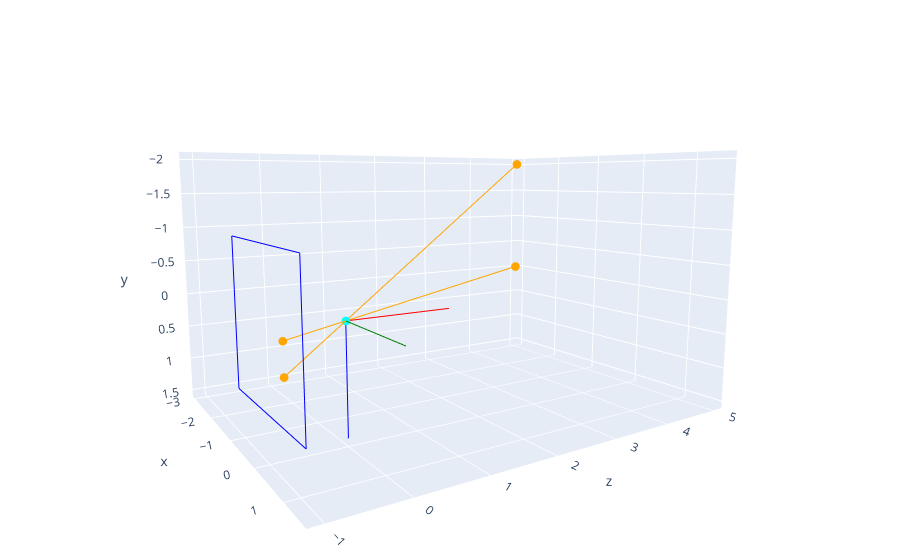

Notebook code cell kept with this figure:
### Code cell
feet = gtsam.Point3(-3,0,5) # point at the feet of the person, 5 meters in front of camera, 3 meters to the left
head = gtsam.Point3(-3,-2,5) # point at the top of the head (note, Y = *minus* 2 meters)
F = 1 # meter
show_3d(go.Figure(data = plane(-F) + [ray(feet, -F), ray(head, -F)] + axes()))

### Figure 1 — Plotly figure (JSON) as saved in the notebook; plotly's stock layout.template omitted (floating-point values rounded to 4 significant figures)
{"data": [{"line": {"color": "blue"}, "mode": "lines", "type": "scatter3d", "x": [-1.2, 1.2], "y": [-1, -1], "z": [-1, -1]}, {"line": {"color": "blue"}, "mode": "lines", "type": "scatter3d", "x": [-1.2, 1.2], "y": [1, 1], "z": [-1, -1]}, {"line": {"color": "blue"}, "mode": "lines", "type": "scatter3d", "x": [-1.2, -1.2], "y": [-1, 1], "z": [-1, -1]}, {"line": {"color": "blue"}, "mode": "lines", "type": "scatter3d", "x": [1.2, 1.2], "y": [-1, 1], "z": [-1, -1]}, {"marker": {"color": "orange", "size": 3}, "type": "scatter3d", "x": [-3, 0, 0.6], "y": [0, 0, 0], "z": [5, 0, -1]}, {"marker": {"color": "orange", "size": 3}, "type": "scatter3d", "x": [-3, 0, 0.6], "y": [-2, 0, 0.4], "z": [5, 0, -1]}, {"line": {"color": "red"}, "mode": "lines", "type": "scatter3d", "x": [0, 0], "y": [0, 0], "z": [0, 1.5]}, {"line": {"color": "green"}, "mode": "lines", "type": "scatter3d", "x": [0, 1.5], "y": [0, 0], "z": [0, 0]}, {"line": {"color": "blue"}, "mode": "lines", "type": "scatter3d", "x": [0, 0], "y": [0, 1.5], "z": [0, 0]}, {"marker": {"color": "cyan", "size": 3}, "mode": "markers", "type": "scatter3d", "x": [0], "y": [0], "z": [0]}], "layout": {"margin": {"b": 0, "l": 0, "r": 0, "t": 0}, "scene": {"camera": {"center": {"x": 0, "y": 0, "z": 0}, "eye": {"x": 1.7, "y": -0.3, "z": -1.1}, "up": {"x": 0, "y": -1, "z": 0}}}, "showlegend": false, "title": {"text": "Pinhole Camera Model"}}}
